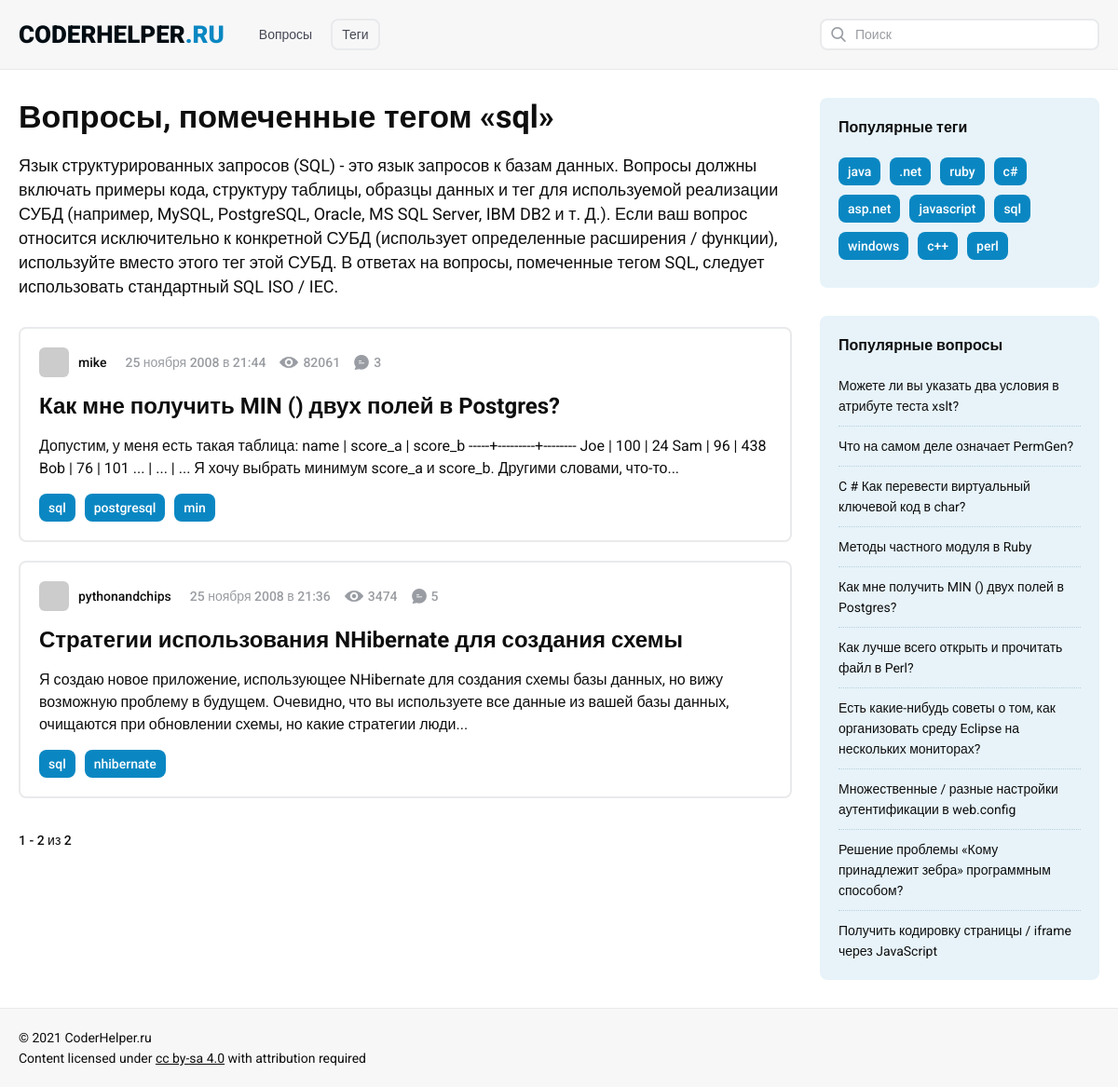
The app's page /tags/sql with its own data.
### tables this page shows
CREATE TABLE `tags` (
  `tag_id` int NOT NULL AUTO_INCREMENT,
  `tag_name` varchar(255) NOT NULL COMMENT 'название тега',
  `tag_description` text COMMENT 'описание тега',
  `questions_count` int DEFAULT NULL,
  `status_process` int NOT NULL DEFAULT '1',
  `is_translate` int NOT NULL DEFAULT '0',
  PRIMARY KEY (`tag_id`),
  UNIQUE KEY `tag_name` (`tag_name`),
  KEY `tags_status_process_index` (`status_process`),
  KEY `tags_is_translate_index` (`is_translate`)
);

CREATE TABLE `tags_to_questions` (
  `tag_id` int NOT NULL,
  `question_id` int NOT NULL,
  PRIMARY KEY (`tag_id`,`question_id`),
  KEY `tag_id` (`tag_id`),
  KEY `question_id` (`question_id`),
  CONSTRAINT `tags_to_questions_ibfk_1` FOREIGN KEY (`tag_id`) REFERENCES `tags` (`tag_id`),
  CONSTRAINT `tags_to_questions_ibfk_2` FOREIGN KEY (`question_id`) REFERENCES `questions` (`question_id`)
);

CREATE TABLE `questions` (
  `question_id` int NOT NULL AUTO_INCREMENT COMMENT 'id',
  `outer_link` varchar(255) DEFAULT NULL COMMENT 'внешняя ссылка',
  `avatar` varchar(255) DEFAULT NULL COMMENT 'аватара автора',
  `author` varchar(255) NOT NULL COMMENT 'автор вопроса',
  `post` varchar(255) NOT NULL COMMENT 'внутренняя ссылка',
  `pub_date` int NOT NULL COMMENT 'дата публикации',
  `views` int NOT NULL DEFAULT '0' COMMENT 'просмотры',
  `answers` int NOT NULL DEFAULT '0' COMMENT 'ответы',
  `title` varchar(255) NOT NULL COMMENT 'заголовок вопроса',
  `content` text NOT NULL COMMENT 'текст вопроса',
  `rating` int NOT NULL DEFAULT '0' COMMENT 'рейтинг',
  `similar_id` varchar(255) DEFAULT NULL COMMENT 'id похожих вопросов',
  `comments_block` text,
  `is_more_comments` enum('0','1','2') NOT NULL DEFAULT '0',
  `status_process` int NOT NULL DEFAULT '1',
  `is_translate` int NOT NULL DEFAULT '0',
  PRIMARY KEY (`question_id`),
  KEY `post` (`post`) USING BTREE,
  KEY `questions_status_process_index` (`status_process`),
  KEY `questions_is_translate_index` (`is_translate`)
);

### config/routes.php (called while the page is built)
<?php
return [
    '^search\/page-([0-9]+)' => 'search/index/$1',
    '^search' => 'search/index',
    '^tags\/([0-9a-zA-Z%-.,]+)/page-([0-9]+)$' => 'tags/list/$1/$2',
    '^tags\/page-([0-9]+)$' => 'tags/index/$1',
    '^tags\/([0-9a-zA-Z%-.,]+)$' => 'tags/list/$1',
    '^tags$' => 'tags/index',
    '^questions/([0-9]+)/([0-9а-яёА-ЯЁA-Za-z-%.,]+)$' => 'question/view/$1/$2',
    '^questions/([0-9]+)/?$' => 'question/view/$1/question',
    '^q\/([0-9]+)/([0-9а-яёА-ЯЁA-Za-z-%.,]+)$' => 'question/view/$1/$2',
    '^q\/([0-9]+)/?$' => 'question/view/$1/question',
    '^page-([0-9]+)$' => 'question/index/$1',
    '' => 'question/index'
    ];

### src/Controllers/TagsController.php (called while the page is built, shortened)
<?php
class TagsController {
    public function actionList(string $tagName, int $page = 1): bool
    {
        $tagName = rawurldecode($tagName);
        $tag_description = Tags::TagDescriptionByTagName($tagName);
        $popularTags = Questions::popularTags();
        $popularQuestions = Questions::popularQuestions();
        $Questions = Questions::getQuestionsByTagName($tagName, $page);
        $total = Tags::QuestionsInTagByTagName($tagName);
        $pagination = new Pagination($total, $page, Questions::SHOW_QUESTIONS_BY_DEFAULT, 'page-');
        require_once(PUBLIC_HTML.'/views/tags/list.php');
        return true;
    }
}

### index.php (called while the page is built, shortened)
<?php
$router = new Router();
$router->run();

### src/Models/Tags.php (called while the page is built, shortened)
<?php
class Tags {
    public static function TagDescriptionByTagName(string $tagName): mixed
    {
        $db = Database::getConnection();
        $stmt = $db->prepare("SELECT `tag_description`"
                    . " FROM `tags`"
                    . " WHERE `tag_name`=:tagName");
        $stmt->execute([ ':tagName' => $tagName ]);
        return $stmt->rowCount()
            ? $stmt->fetch()['tag_description']
            : 'Не найдены вопросы с тегом «'.$tagName.'»';
    }
    public static function QuestionsInTagByTagName(string $tagName): int
    {
        $db = Database::getConnection();
        $stmt = $db->prepare("SELECT count(`tags_to_questions`.`tag_id`) AS `count`"
            . " FROM `tags`, `tags_to_questions`"
            . " WHERE `tags`.`tag_id`=`tags_to_questions`.`tag_id`"
            . " AND `tags`.`tag_name`=:tagName");
        $stmt->execute([
            ':tagName' => $tagName
        ]);
        $result = $stmt->fetch();
        return $result['count'] ?? 0;
    }
}

### src/Models/Questions.php (called while the page is built, shortened)
<?php
class Questions {
    public static function getQuestionsByTagName(string $tagName, int $page = 1){
        if($page){
            $offset = ($page - 1) * self::SHOW_QUESTIONS_BY_DEFAULT;
            $db = Database::getConnection();
            $stmt = $db->prepare("SELECT * FROM `tags`, `tags_to_questions`,  `questions`"
                    . " WHERE `questions`.`question_id`=`tags_to_questions`.`question_id`"
                    . " AND `tags`.`tag_id`=`tags_to_questions`.`tag_id`"
                    . " AND `tags`.`tag_name`=:tagName"
                    . " ORDER BY `pub_date` DESC"
                    . " LIMIT ".Tags::SHOW_QUESTIONS_BY_DEFAULT
                    . " OFFSET $offset");
            $stmt->execute(
                [ ':tagName' => $tagName ]
            );
            return self::ExtractQuestionList($stmt);
        }
    }
    public static function popularTags(): array
    {
        $db = Database::getConnection();
        $popularTags = [];
        $result = $db->query("SELECT `tag_name`, COUNT(`tags_to_questions`.`tag_id`) AS tag_count
                                    FROM `tags`
                                    JOIN `tags_to_questions`
                                    ON `tags_to_questions`.`tag_id` = `tags`.`tag_id`
                                    GROUP BY `tags_to_questions`.`tag_id`, `tags`.`tag_name`
                                    ORDER BY tag_count DESC
                                    LIMIT 10;");
        while($row = $result->fetch()){
            $popularTags[] = $row['tag_name'];
        }
        return $popularTags;
    }
    public static function popularQuestions(): array
    {
        $db = Database::getConnection();
        $popularQuestions = [];
        $result = $db->query("SELECT * FROM `questions` ORDER BY `views` DESC, `pub_date` DESC
         LIMIT 10");
        while($row = $result->fetch()){
            $popularQuestions[] = [
                'question_id' => $row['question_id'],
                'title' => $row['title'],
                'post' => $row['post'],
            ];;
        }
        return $popularQuestions;
    }
    public static function getTagsByQuestionId(int $question_id): array
    {
        $db = Database::getConnection();
        $stmt = $db->prepare("SELECT `tag_name`"
            . " FROM `tags_to_questions`,`tags`"
            . " WHERE  `tags_to_questions`.`question_id`=:question_id"
            . " AND `tags`.`tag_id`=`tags_to_questions`.`tag_id`");
        $stmt->execute( [':question_id' => $question_id] );
        $tagsList = [];
        while($row = $stmt->fetch()){
            $tagsList[] = $row['tag_name'];
        }
        return $tagsList;
    }
    public static function ExtractQuestionList(false|PDOStatement $result): array
    {
        $questionList = [];
        while($row = $result->fetch()) {
            $questionList[] = [
                'question_id' => $row['question_id'],
                'avatar' => $row['avatar'],
                'author' => $row['author'],
                'post' => $row['post'],
                'views' => $row['views'],
                'answers' => $row['answers'],
                'pub_date' => Common::pubDateToString($row['pub_date']),
                'title' => $row['title'],
                'content' => Common::mbCutString($row['content'], 250),
                'tags' => self::getTagsByQuestionId($row['question_id']),
                'rating' => $row['rating']
            ];
        }
        return $questionList;
    }
}

### views/tags/list.php (the view)
<?php include_once PUBLIC_HTML.'/views/layouts/header.php';?>
<div class="content_wrapper clearfix">
    <main class="questions_block">
	<h1 class="main_title">Вопросы, помеченные тегом «<?=$tagName?>»</h1>
	<div class="tagged_description"><?=$tag_description?></div>
            <div class="questions_list">
            <?php foreach($Questions as $question): ?>
            <div class="question_item">
		<div class="question_stat_block">
                    <div class="author">
			<img class="avatar" src="<?=$question['avatar']?>" alt="avatar">
                        <div class="name"><?=$question['author']?></div>
                    </div>
                    <div class="question_stat">
			<div class="date stat_item"><?=$question['pub_date']?></div>
			<div class="views stat_item"><?=$question['views']?></div>
			<div class="answers stat_item"><?=$question['answers']?></div>
                    </div>
		</div>
		<h3 class="question_title">
                    <a href="/questions/<?=$question['question_id']?>/<?=$question['post']?>"><?=$question['title']?></a>
		</h3>
		<div class="description"><?=$question['content']?></div>
		<ul class="tags_list">
                    <?php for($i = 0; $i < count($question['tags']); $i++) :?>
                    <li><a href="/tags/<?=urlencode($question['tags'][$i])?>"><?=$question['tags'][$i]?></a></li>
                    <?php endfor;?>
		</ul>
            </div>
            <?php endforeach; ?>
	</div>
        <?=$pagination->count();?>
    </main>
    <aside class="sidebar">
        <div class="info_block sidebar_tags_block">
            <h4 class="block_title">Популярные теги</h4>
            <ul class="tags_list">
		<?php foreach ($popularTags as $popularTag) : ?>
                <li><a href="/tags/<?=urlencode($popularTag)?>"><?=$popularTag?></a></li>
                <?php endforeach;?>
            </ul>
        </div>
        <div class="info_block sidebar_questions_block">
            <h4 class="block_title">Популярные вопросы</h4>
            <ul class="questions_list">
		<?php foreach($popularQuestions as $pQuestion) : ?>
                <li><a href="/questions/<?=$pQuestion['question_id']?>/<?=$pQuestion['post']?>"><?=$pQuestion['title']?></a></li>
                <?php endforeach; ?>
            </ul>
	</div>
    </aside>
</div>
<?php include_once PUBLIC_HTML.'/views/layouts/footer.php';?>

### src/Components/Router.php (shortened to what this page needs)
<?php
class Router {
    private string $controllersNamespace = 'Coderhelper\Controllers\\';
    private array $routes;
    public function __construct(){
        $routesPath = PUBLIC_HTML."/config/routes.php";
        $this->routes = include($routesPath);
    }
    private function getUri(): string
    {
        if(!empty($_SERVER['REQUEST_URI'])){
            return trim($_SERVER['REQUEST_URI'], '/');
        }
        return '';
    }
    public function run(): void
    {
        $uri = $this->getUri();
        foreach($this->routes as $uriPattern => $path) {
            if(preg_match("~^$uriPattern~ui", $uri)){
                $internalRoute = preg_replace("~$uriPattern~", $path, $uri);
                $internalRoute = preg_replace('~\?(.*)~', '', $internalRoute);
                $segments = explode('/', $internalRoute);
                $controllerName = ucfirst(array_shift($segments)."Controller");
                $actionName = "action".ucfirst(array_shift($segments));
                $this->parameters = $segments;
                $controllerName = $this->controllersNamespace.$controllerName;
                $controllerObject = new $controllerName;
                $result = (method_exists($controllerName, $actionName)) ?
                    call_user_func_array(array($controllerObject, $actionName), $this->parameters) :
                    NotfoundController::actionNotfound();
                if($result != null){
                    break;
                }
            }
        }
    }
}

### template/css/styles.css (style rules this page uses)
html * { -webkit-box-sizing: border-box; -moz-box-sizing: border-box; box-sizing: border-box; }
body { min-width: 320px; background: #fff; font-family: 'Roboto', sans-serif; font-weight: 400; font-size: 16px; line-height: 24px; color: #0e0e0f; cursor: default; -webkit-text-size-adjust: 100%; -moz-text-size-adjust: 100%; -ms-text-size-adjust: 100%; text-size-adjust: 100%; }
.clearfix:after { display: block; content: ""; clear: both; }
.content_wrapper { margin: 0 auto; padding: 105px 20px 30px; max-width: 1200px; }
.content_wrapper .main_title { margin: 0 0 30px; font-weight: 700; font-size: 34px; line-height: 40px; }
.content_wrapper .tagged_description { margin: -10px 0 30px; font-size: 18px; line-height: 26px; }
.questions_block { float: left; width: -webkit-calc(100% - 330px); width: -moz-calc(100% - 330px); width: calc(100% - 330px); }
.questions_block .question_item { margin: 0 0 20px; padding: 20px 20px 10px; border: 2px solid #e9eaec; -webkit-border-radius: 8px; -moz-border-radius: 8px; border-radius: 8px; }
.questions_block .question_item:last-child { margin: 0 0 30px; }
.question_stat_block { margin: 0 0 15px; font-size: 0; line-height: 0; letter-spacing: -1px; }
.question_stat_block .author { display: inline-block; vertical-align: middle; margin: 0 20px 0 0; }
.question_stat_block .avatar { display: inline-block; vertical-align: middle; margin: 0 10px 0 0; width: 32px; height: 32px; -webkit-border-radius: 6px; -moz-border-radius: 6px; border-radius: 6px; }
.question_stat_block .name { display: inline-block; vertical-align: middle; font-weight: 500; font-size: 14px; line-height: 32px; letter-spacing: normal; }
.question_stat_block .question_stat { display: inline-block; vertical-align: middle; }
.question_stat_block .stat_item { display: inline-block; vertical-align: middle; margin: 0 15px 0 0; font-weight: 500; font-size: 14px; line-height: 32px; letter-spacing: normal; color: #999ca1; }
.question_stat_block .views { padding: 0 0 0 25px; background: url("../images/views_icon.png") left center no-repeat; -webkit-background-size: 20px auto; -moz-background-size: 20px auto; -o-background-size: 20px auto; background-size: 20px auto; }
.question_stat_block .answers { margin: 0; padding: 0 0 0 21px; background: url("../images/answer_icon.png") left center no-repeat; -webkit-background-size: 16px auto; -moz-background-size: 16px auto; -o-background-size: 16px auto; background-size: 16px auto; }
.questions_block .question_title { margin: 0 0 15px; font-weight: 700; font-size: 24px; line-height: 32px; }
.questions_block .question_title a { display: block; color: #0e0e0f; text-decoration: none; outline: none; cursor: pointer; }
.questions_block .description { margin: 0 0 15px; }
.questions_block .tags_list { font-size: 0; line-height: 0; letter-spacing: -1px; }
.questions_block .tags_list li { display: inline-block; vertical-align: top; margin: 0 10px 10px 0; }
.questions_block .tags_list a { display: block; padding: 8px 10px; -webkit-border-radius: 8px; -moz-border-radius: 8px; border-radius: 8px; background: #0a87c2; font-weight: 500; font-size: 14px; line-height: 14px; letter-spacing: normal; color: #fff; text-decoration: none; outline: none; cursor: pointer; }
.sidebar { float: right; width: 300px; }
.sidebar .info_block { padding: 20px; -webkit-border-radius: 8px; -moz-border-radius: 8px; border-radius: 8px; background: #e7f3f9; }
.sidebar .sidebar_tags_block { margin: 0 0 30px; }
.sidebar .block_title { margin: 0 0 20px; font-weight: 700; }
.sidebar .tags_list { font-size: 0; line-height: 0; letter-spacing: -1px; }
.sidebar .tags_list li { display: inline-block; vertical-align: top; margin: 0 10px 10px 0; }
.sidebar .tags_list a { display: block; padding: 8px 10px; -webkit-border-radius: 8px; -moz-border-radius: 8px; border-radius: 8px; background: #0a87c2; font-weight: 500; font-size: 14px; line-height: 14px; letter-spacing: normal; color: #fff; text-decoration: none; outline: none; cursor: pointer; }
.sidebar .questions_list li { padding: 0 0 10px; margin: 0 0 10px; border-bottom: 1px dotted #b8d0dc; font-size: 14px; line-height: 22px; }
.sidebar .questions_list li:last-child { margin: 0; padding: 0; border: none; }
.sidebar .questions_list a { display: block; color: #0e0e0f; text-decoration: none; outline: none; }

### records on screen
tags: tag_description "Язык структурированных запросов (SQL) - это язык запросов к базам данных. Вопросы должны включать примеры кода, структуру таблицы, образцы данных и тег для используемой реализации СУБД (например, MySQL, PostgreSQL, Oracle, MS SQL Server, IBM DB2 и т. Д.). Если ваш вопрос относится исключительно к конкретной СУБД (использует определенные расширения / функции), используйте вместо этого тег этой СУБД. В ответах на вопросы, помеченные тегом SQL, следует использовать стандартный SQL ISO / IEC."
tags_to_questions: question.author "pythonandchips", pub_date "25 ноября 2008 в 21:36", question.views "3474", question.answers "5", question.title "Стратегии использования NHibernate для создания схемы", content "Я создаю новое приложение, использующее NHibernate для создания схемы базы данных, но вижу возможную проблему в будущем. Очевидно, что вы используете все данные из вашей базы данных, очищаются при обновлении схемы, но какие стратегии люди...", tags "sql", tags "nhibernate"
questions: title "Можете ли вы указать два условия в атрибуте теста xslt?"
questions: title "Что на самом деле означает PermGen?"
questions: title "C # Как перевести виртуальный ключевой код в char?"
questions: title "Методы частного модуля в Ruby"
questions: title "Как лучше всего открыть и прочитать файл в Perl?"
questions: title "Есть какие-нибудь советы о том, как организовать среду Eclipse на нескольких мониторах?"
questions: title "Множественные / разные настройки аутентификации в web.config"
questions: title "Решение проблемы «Кому принадлежит зебра» программным способом?"
questions: title "Получить кодировку страницы / iframe через JavaScript"

### other values on screen
$question['author'] "mike"
$question['pub_date'] "25 ноября 2008 в 21:44"
$question['views'] "82061"
$question['answers'] "3"
$question['title'] "Как мне получить MIN () двух полей в Postgres?"
$question['tags'][$i] "sql"
$question['tags'][$i] "postgresql"
$question['tags'][$i] "min"
$count "1 - 2 из 2"
$popularTag "java"
$popularTag ".net"
$popularTag "ruby"
$popularTag "c#"
$popularTag "asp.net"
$popularTag "javascript"
